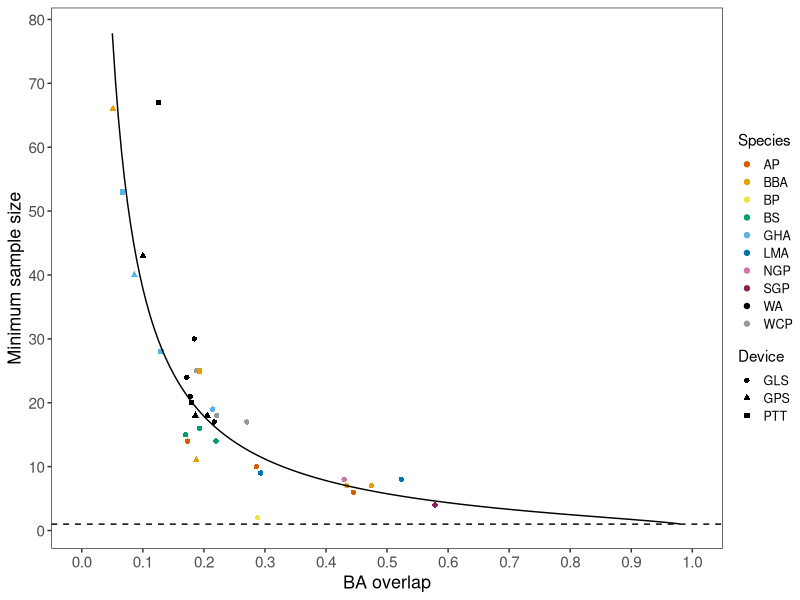
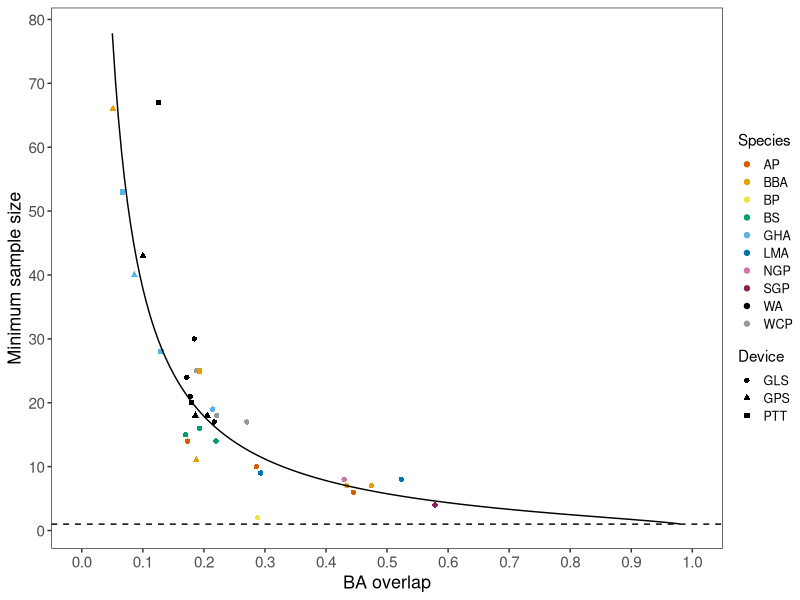
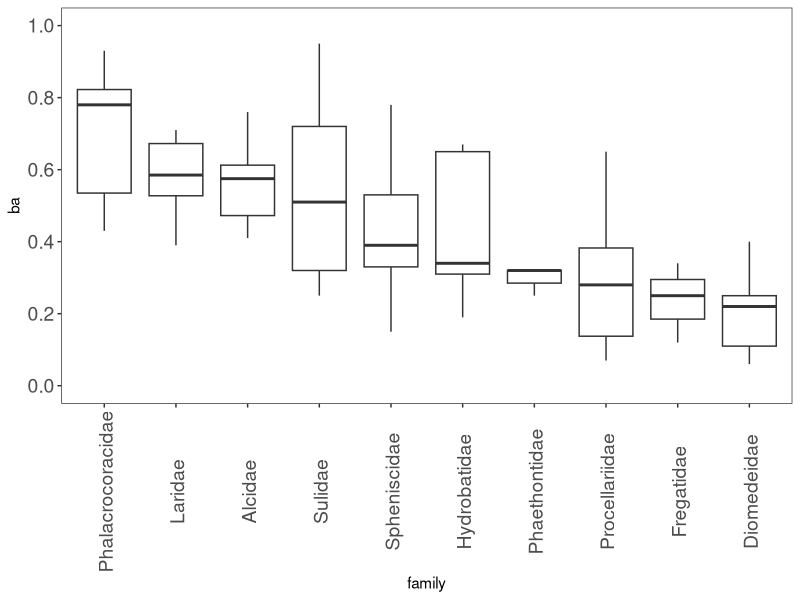
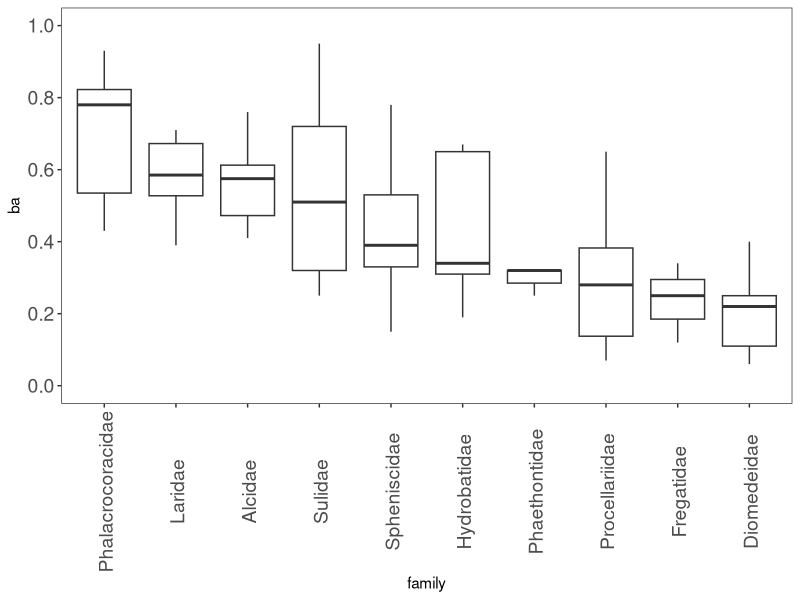
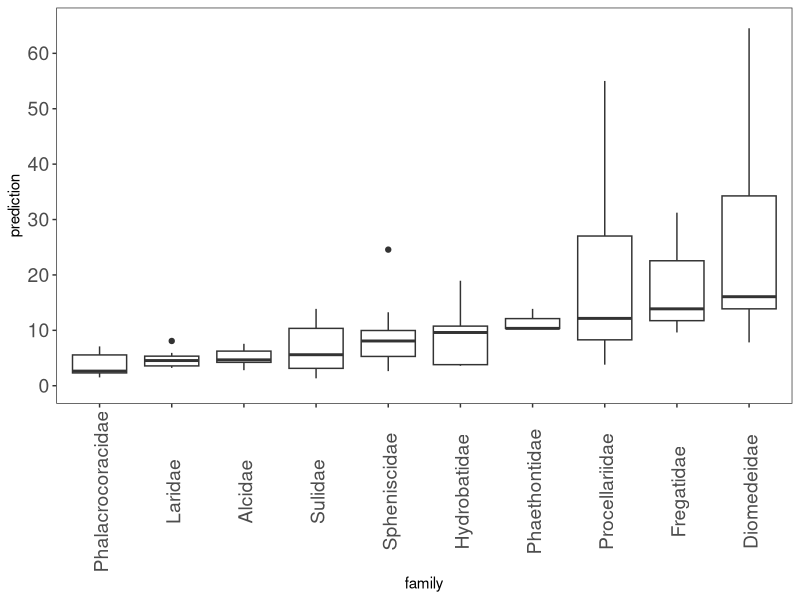
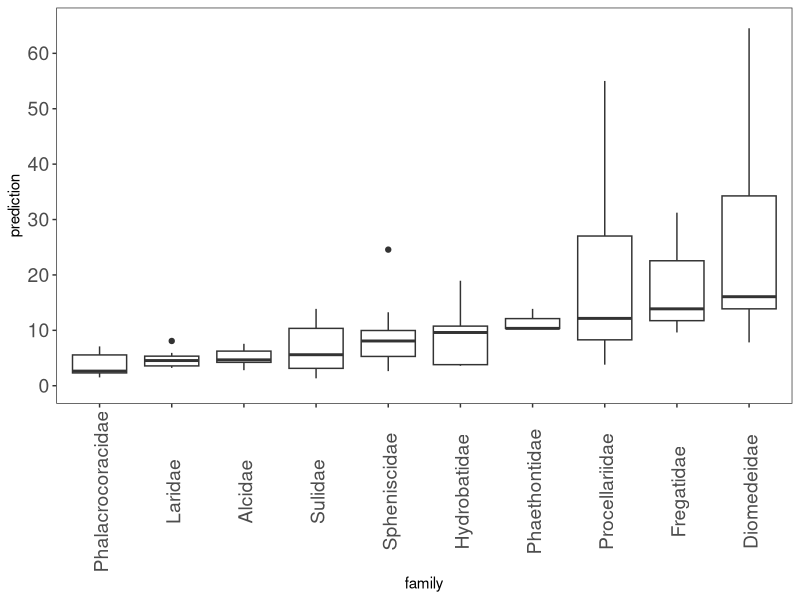

The R script that drew these images, in order:
library(ggplot2)

plot_direx <- "./Plots/"

#### 1. LOAD IN AND PREPARE DATA ####

# much of this section is copied from 2f.
pred_gls <- read.csv("./Data_outputs/area_occupied_50_predictions.csv")
pred_gls <- subset(pred_gls, pop_size == 100 & model == "MM3",)
pred_gls <- pred_gls[order(pred_gls$dataset),]
# load in overlap scores
overlap_gls <- read.csv("./Data_outputs/ba_overlap_scores.csv")
overlap_gls <- overlap_gls[order(overlap_gls$dataset),]
# load in PTT+GPS sample sizes and overlap scores
pred_br <- read.csv("./Data_inputs/ptt+gps_overlap_sample_predictions.csv")
# combine all datasets
all_preds <- data.frame(prediction = c(pred_gls$prediction, pred_br$prediction), ba = c(overlap_gls$ba, pred_br$ba),
                        species = c(overlap_gls$species, pred_br$species), year = c(overlap_gls$year, rep("ALL", nrow(pred_br))),
                        device = c(rep("GLS", nrow(overlap_gls)), pred_br$device), stage = c(rep("NB", nrow(overlap_gls)), pred_br$stage))

# setting up function and predicting onto dummy dataset
pred_fun <- function(x) { y = -3.9926/log(1-x)
return(y)}
fake_df <- data.frame(x = seq(0.05, 1, 0.005))
fake_df$y <- pred_fun(fake_df$x)

# load in oppel 2018 values
oppel <- read.csv("./Data_inputs/oppel_et_al_2018_ba_scores.csv")
oppel$prediction <- pred_fun(oppel$ba) 


#### 2. PLOTTING #####


##### PANEL A. RELATIONSHIP BETWEEN BA AND MINIMUM SAMPLE SIZES  #####

all_preds$Species <- all_preds$species
all_preds$Device <- all_preds$device

p1 <- ggplot() + geom_point(data = all_preds, aes(x = ba, y = prediction, colour = Species, shape = Device)) + 
  geom_line(data = fake_df, aes(x = x, y = y)) + theme_bw() + xlab("BA overlap") + ylab("Minimum sample size") +
  scale_x_continuous(limits = c(0, 1), breaks = seq(0, 1, 0.1))+
  scale_y_continuous(limits = c(1, 78), breaks = seq(0, 80, 10))+
  theme(panel.grid.major = element_blank(),panel.grid.minor = element_blank(),
        axis.title = element_text(size = 13), axis.text = element_text(size = 11),
        legend.title = element_text(size = 11), legend.text = element_text(size = 9),
        legend.margin = margin(0,0,0,0, unit="cm"),
        legend.key.size = unit(0.45, "cm")) +
  scale_colour_manual(values = c("AP" = "#D55E00", "BBA" = "#E69F00", "BP" = "#F0E442",
                                 "BS" = "#009E73", "GHA" = "#56B4E9", "LMA" = "#0072B2",
                                 "NGP" = "#CC79A7", "SGP" = "#882255",
                                 "WA" = "#000000", "WCP" = "grey60")) +
  geom_hline(yintercept=1, linetype="dashed")
p1

out.name <- paste0(plot_direx, "5a_ba_sample_relationship.png")
ggsave(out.name, dpi = 600, width = 2700, height = 2200, units = "px")
dev.off()


##### PANEL B. HISTOGRAMS OF BA #####

oppel$family <- factor(oppel$family, levels = c("Phalacrocoracidae", "Laridae",  "Alcidae", "Sulidae", "Spheniscidae", "Hydrobatidae",
                                          "Phaethontidae", "Procellariidae", "Fregatidae", "Diomedeidae"))

p2 <- ggplot(oppel, aes(family, ba)) + geom_boxplot() + theme_bw() +
  theme(panel.grid.major = element_blank(), panel.grid.minor = element_blank(),
  axis.text.x = element_text(angle = 90, size = 14, vjust = 0.6),
  axis.text.y = element_text(size = 14)) +
  scale_y_continuous(limits = c(0,1), breaks= seq(0,1, 0.2))
p2

out.name <- paste0(plot_direx, "5b_oppel2018_ba.png")
ggsave(out.name, dpi = 600, width = 2000, height = 2500, units = "px")
dev.off()


##### PANEL C. HISTOGRAMS OF PREDICTED SAMPLE SIZE #####

p3 <- ggplot(oppel, aes(family, prediction)) + geom_boxplot() + theme_bw() +
  theme(panel.grid.major = element_blank(), panel.grid.minor = element_blank(),
        axis.text.x = element_text(angle = 90, size = 14, vjust = 0.6),
        axis.text.y = element_text(size = 14)) +
  scale_y_continuous(limits = c(0,65), breaks= seq(0,60, 10))
p3

out.name <- paste0(plot_direx, "5c_oppel2018_predictions.png")
ggsave(out.name, dpi = 600, width = 2000, height = 2500, units = "px")
dev.off()
